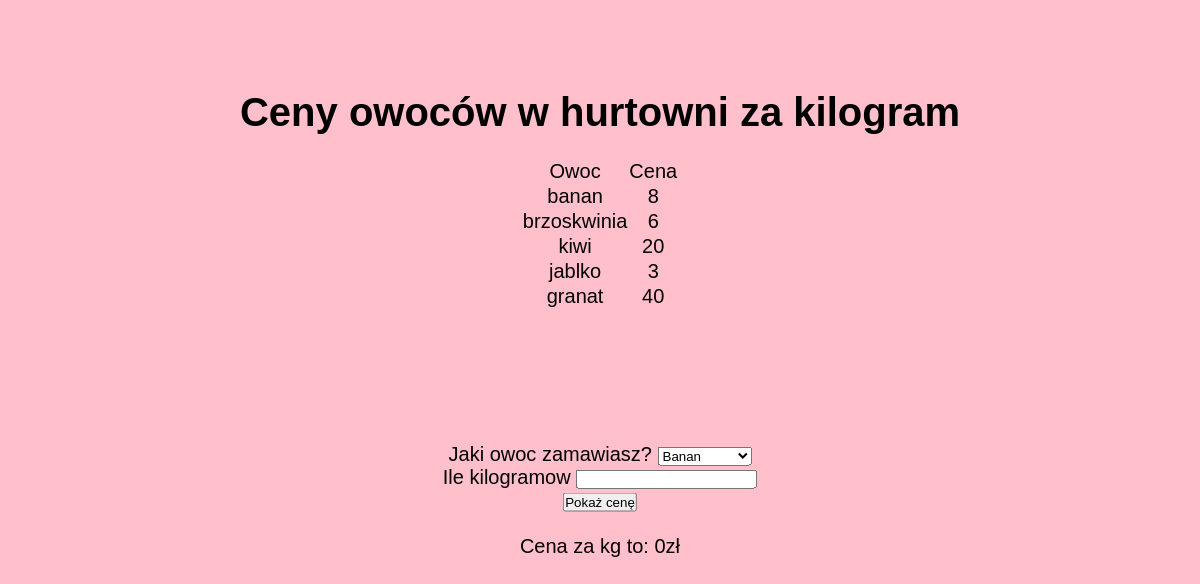
The page /Hurtownia/index.php on the database its author committed.
### tables this page shows
CREATE TABLE `owoce` (
  `id` int(11) NOT NULL,
  `nazwa` varchar(50) NOT NULL,
  `ilosc` int(11) NOT NULL,
  `cena` int(11) NOT NULL
);

### Hurtownia/index.php (the view, shortened to what this page needs)
<!DOCTYPE html>
<html lang="pl">
<head>
    <link rel="stylesheet" href="./css/main.css">
</head>
<body>
    <div class="ceny">
        <h1>Ceny owoców w hurtowni za kilogram</h1>
        <br>
        <?php
        $conn = mysqli_connect('127.0.0.1', 'root', '', 'hurtownia');
        $query = "SELECT nazwa, cena FROM owoce";
        $exe = mysqli_query($conn, $query);
        echo '<table>';
        echo '<tr>
        <td>Owoc</td>
        <td>Cena</td>
        </tr>
        ';
        while($row=$exe->fetch_assoc()) {
            echo '<tr>';
            echo '<td>' . $row['nazwa'] . '</td>';
            echo '<td>' . $row['cena'] . '</td>';
            echo '</tr>';
        }
        echo '</table>';
        ?>
    </div>
    <div class="form">
        <form action="" method="post">
            <label for="">Jaki owoc zamawiasz?</label>
            <select name="owoc">
                <option value="banan">Banan</option>
            </select>
            <br>
            <label for="">Ile kilogramow</label>
            <input type="number" name="ilosc">
            <br>
            <input type="submit" value="Pokaż cenę">
        </form>
        <?php
        $owoc = $_POST['owoc'];
        $ilosc = $_POST['ilosc'];
        $queryCena = "SELECT nazwa, cena FROM owoce WHERE nazwa='$owoc'";
        $exe = mysqli_query($conn, $queryCena);
        $row = $exe->fetch_assoc();
        echo '<br>';
        echo '<p>Cena za ' . $ilosc . 'kg ' . $row['nazwa'] . ' to: ' . $row['cena'] * $ilosc . 'zł';
        ?>
    </div>
</body>
</html>

### Hurtownia/css/main.css (style rules this page uses)
* { margin: 0; padding: 0; box-sizing: border-box; font-family: Verdana, Geneva, Tahoma, sans-serif; }
body { background-color: pink; font-size: 20px; }
.ceny { position: absolute; transform: translate(-50%, -50%); margin-top: 200px; left: 50%; text-align: center; width: 100%; }
table { margin: 0 auto; }
.form { position: absolute; transform: translate(-50%, -50%); margin-top: 500px; left: 50%; text-align: center; }

### rows shown on the page
owoce: nazwa "banan", cena "8"
owoce: nazwa "brzoskwinia", cena "6"
owoce: nazwa "kiwi", cena "20"
owoce: nazwa "jablko", cena "3"
owoce: nazwa "granat", cena "40"

### other values the page prints
$row['cena'] * $ilosc "0"
